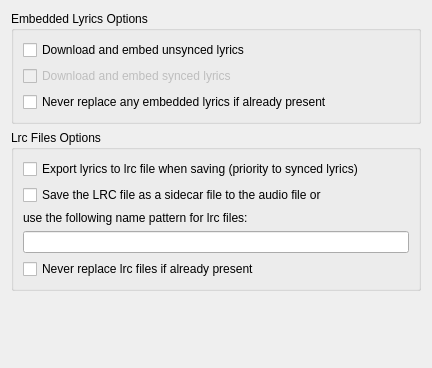
<?xml version="1.0" encoding="UTF-8"?>
<ui version="4.0">
 <class>OptionLrclibLyrics</class>
 <widget class="QWidget" name="OptionLrclibLyrics">
  <property name="geometry">
   <rect>
    <x>0</x>
    <y>0</y>
    <width>432</width>
    <height>368</height>
   </rect>
  </property>
  <property name="windowTitle">
   <string>Form</string>
  </property>
  <layout class="QVBoxLayout" name="verticalLayout">
   <item>
    <widget class="QGroupBox" name="groupBox">
     <property name="title">
      <string>Embedded Lyrics Options</string>
     </property>
     <layout class="QVBoxLayout" name="verticalLayout_2">
      <item>
       <widget class="QCheckBox" name="lyrics">
        <property name="text">
         <string>Download and embed unsynced lyrics</string>
        </property>
       </widget>
      </item>
      <item>
       <widget class="QCheckBox" name="syncedlyrics">
        <property name="enabled">
         <bool>false</bool>
        </property>
        <property name="text">
         <string>Download and embed synced lyrics</string>
        </property>
        <property name="checkable">
         <bool>false</bool>
        </property>
       </widget>
      </item>
      <item>
       <widget class="QCheckBox" name="replace_embedded">
        <property name="text">
         <string>Never replace any embedded lyrics if already present</string>
        </property>
       </widget>
      </item>
     </layout>
    </widget>
   </item>
   <item>
    <widget class="QGroupBox" name="groupBox_2">
     <property name="title">
      <string>Lrc Files Options</string>
     </property>
     <layout class="QVBoxLayout" name="verticalLayout_3">
      <item>
       <widget class="QCheckBox" name="export_lyrics">
        <property name="text">
         <string>Export lyrics to lrc file when saving (priority to synced lyrics)</string>
        </property>
       </widget>
      </item>
      <item>
       <widget class="QCheckBox" name="lrc_as_sidecar">
        <property name="text">
         <string>Save the LRC file as a sidecar file to the audio file or</string>
        </property>
       </widget>
      </item>
      <item>
       <widget class="QLabel" name="label">
        <property name="text">
         <string>use the following name pattern for lrc files:</string>
        </property>
       </widget>
      </item>
      <item>
       <widget class="QLineEdit" name="lrc_name"/>
      </item>
      <item>
       <widget class="QCheckBox" name="replace_exported">
        <property name="text">
         <string>Never replace lrc files if already present</string>
        </property>
       </widget>
      </item>
     </layout>
    </widget>
   </item>
   <item>
    <spacer name="verticalSpacer">
     <property name="orientation">
      <enum>Qt::Vertical</enum>
     </property>
     <property name="sizeHint" stdset="0">
      <size>
       <width>20</width>
       <height>23</height>
      </size>
     </property>
    </spacer>
   </item>
  </layout>
 </widget>
 <resources/>
 <connections/>
</ui>
